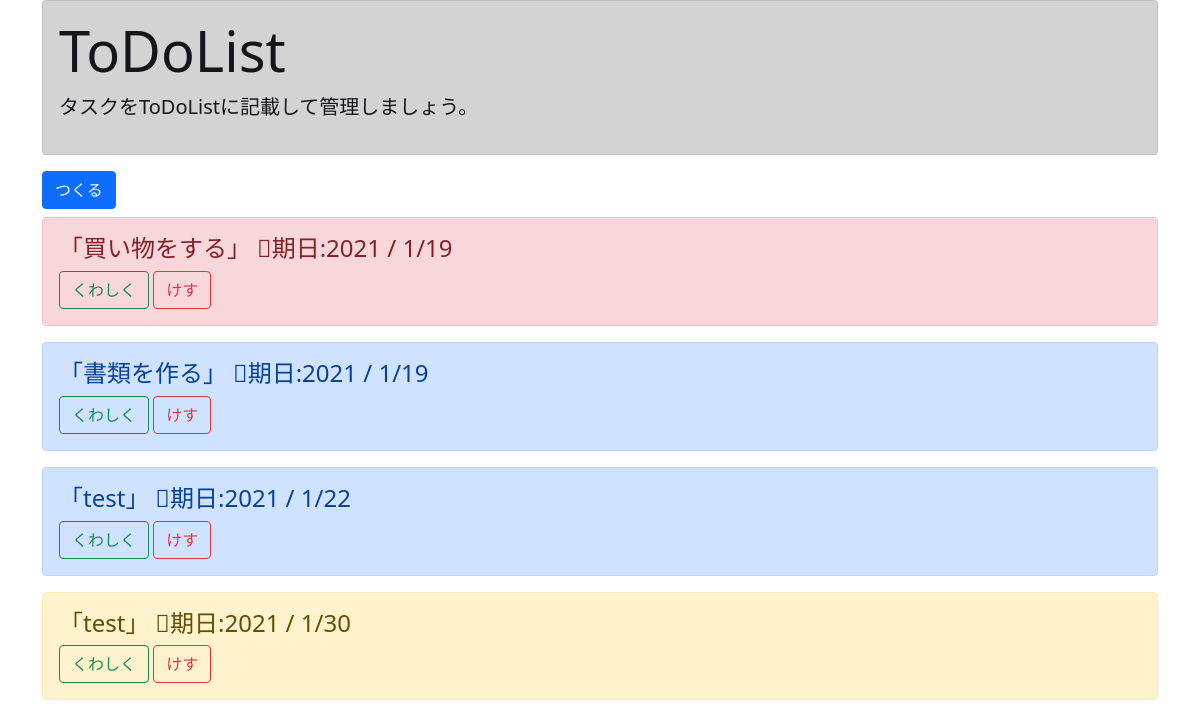
Before: / with the older database file.
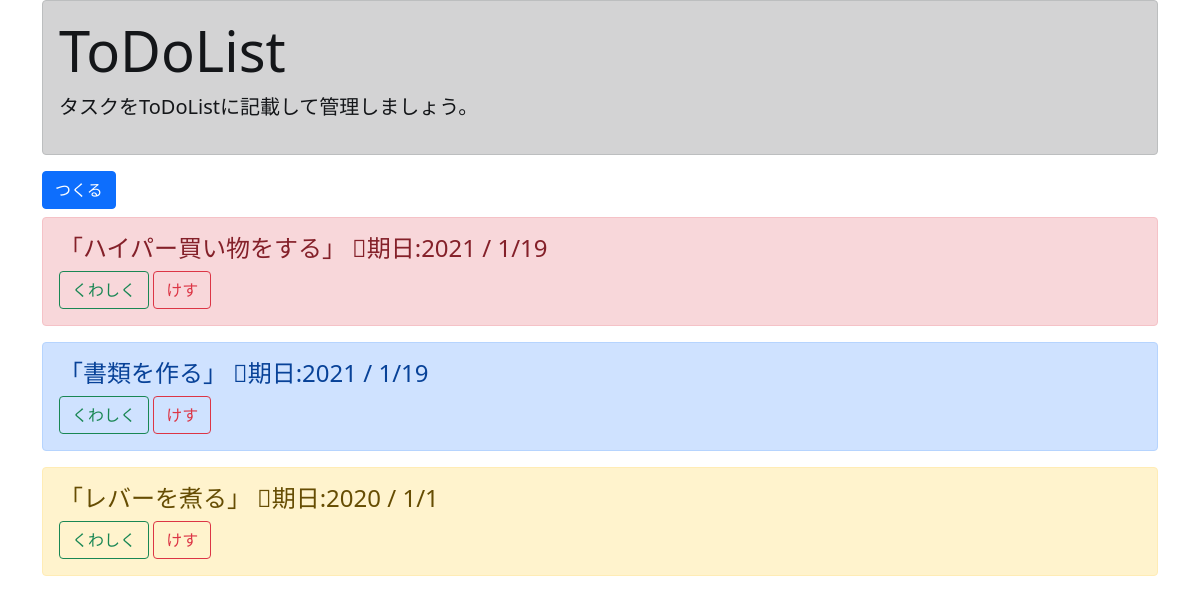
After: the same page with the newer database file.
### to_do/models.py (models this page shows, shortened)
class ToDoModel(models.Model):
    title = models.CharField(max_length=100)
    memo = models.TextField()
    priority = models.CharField(
        max_length=50,
        choices = CHOICE)
    duedate = models.DateField()

### to_do/views.py (the view)
# urls.py: path('', ToDoList.as_view(), name='list'),
class ToDoList(ListView):
    template_name = 'list.html'
    model = ToDoModel

### templates/list.html
{% extends 'base.html' %}
{% block header %}
<div class="container">
    <div class="alert alert-dark" role="alert">
        <h1 class="display-4">ToDoList</h1>
        <p class="lead">タスクをToDoListに記載して管理しましょう。</p>
    </div>
</div>
{% endblock %}
{% block content %}
<div class="container">
  <a href="{% url 'create' %}" class="btn btn-primary mb-2" tabindex="-1" role="button" aria-disabled="true">つくる</a>
    {% for item in object_list %}
    <div class="alert alert-{{ item.priority }}" role="alert">
      <h4 class="display-7">「{{ item.title }}」 期日:{{ item.duedate | date:'Y / n/j' }}</h4>
        <a href="{% url 'detail' item.pk %}" class="btn btn-outline-success" tabindex="-1" role="button" aria-disabled="true">くわしく</a>
        <a href="{% url 'delete' item.pk %}" class="btn btn-outline-danger" tabindex="-1" role="button" aria-disabled="true">けす</a>
    </div>
    {% endfor %}
</div>
{% endblock content %}

### templates/base.html (shortened to what this page needs)
<!doctype html>
<html lang="en">
  <head>
    <link href="https://cdn.jsdelivr.net/npm/bootstrap@5.0.0-beta1/dist/css/bootstrap.min.css" rel="stylesheet">
  </head>
  <body>
    {% block header %}
    {% endblock header %}
    {% block content %}
    {% endblock content %}
  </body>
</html>

Changed rows visible on the page:
removed ToDoModel: title "test", duedate "2021 / 1/22", priority "primary" (drawn)
removed ToDoModel: title "test", duedate "2021 / 1/30", priority "warning" (drawn)
changed ToDoModel: title "買い物をする" → "ハイパー買い物をする"
added ToDoModel: title "レバーを煮る", duedate "2020 / 1/1", priority "warning" (drawn)
